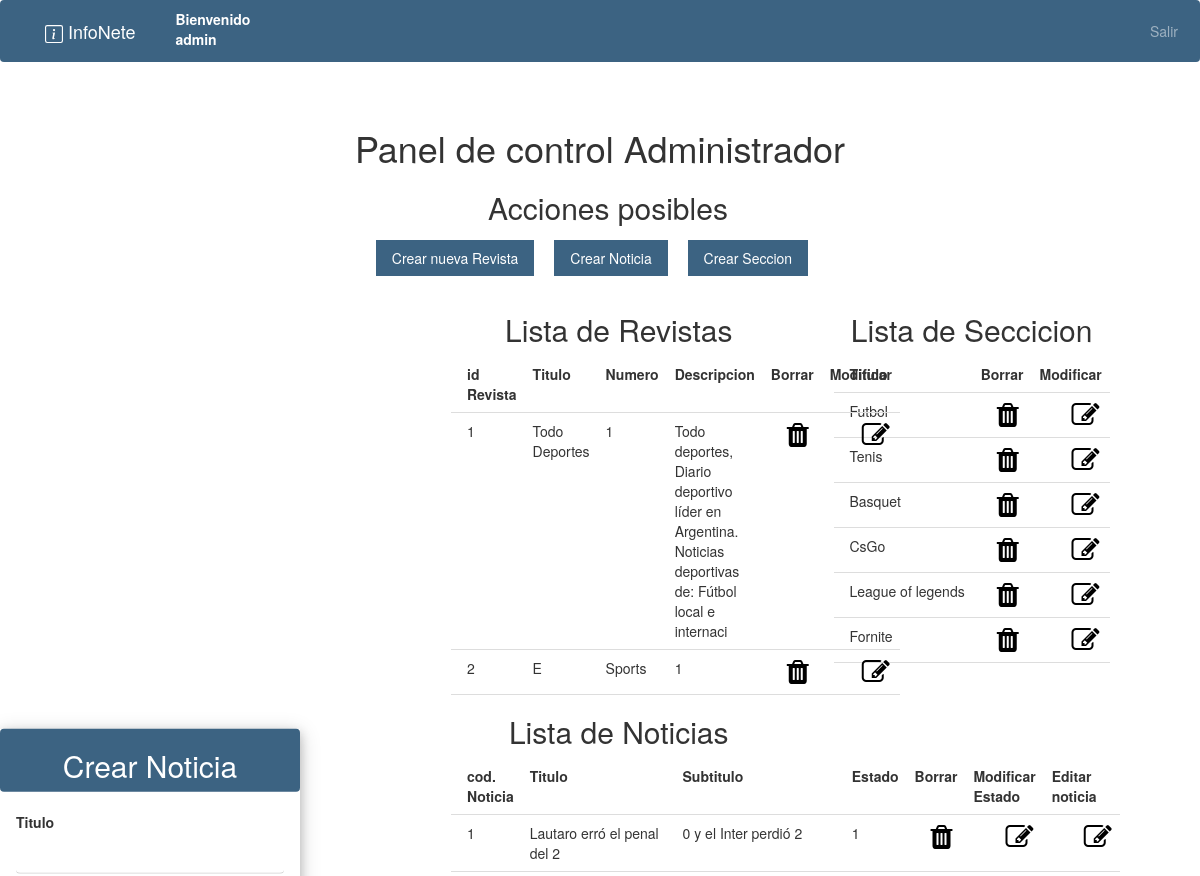
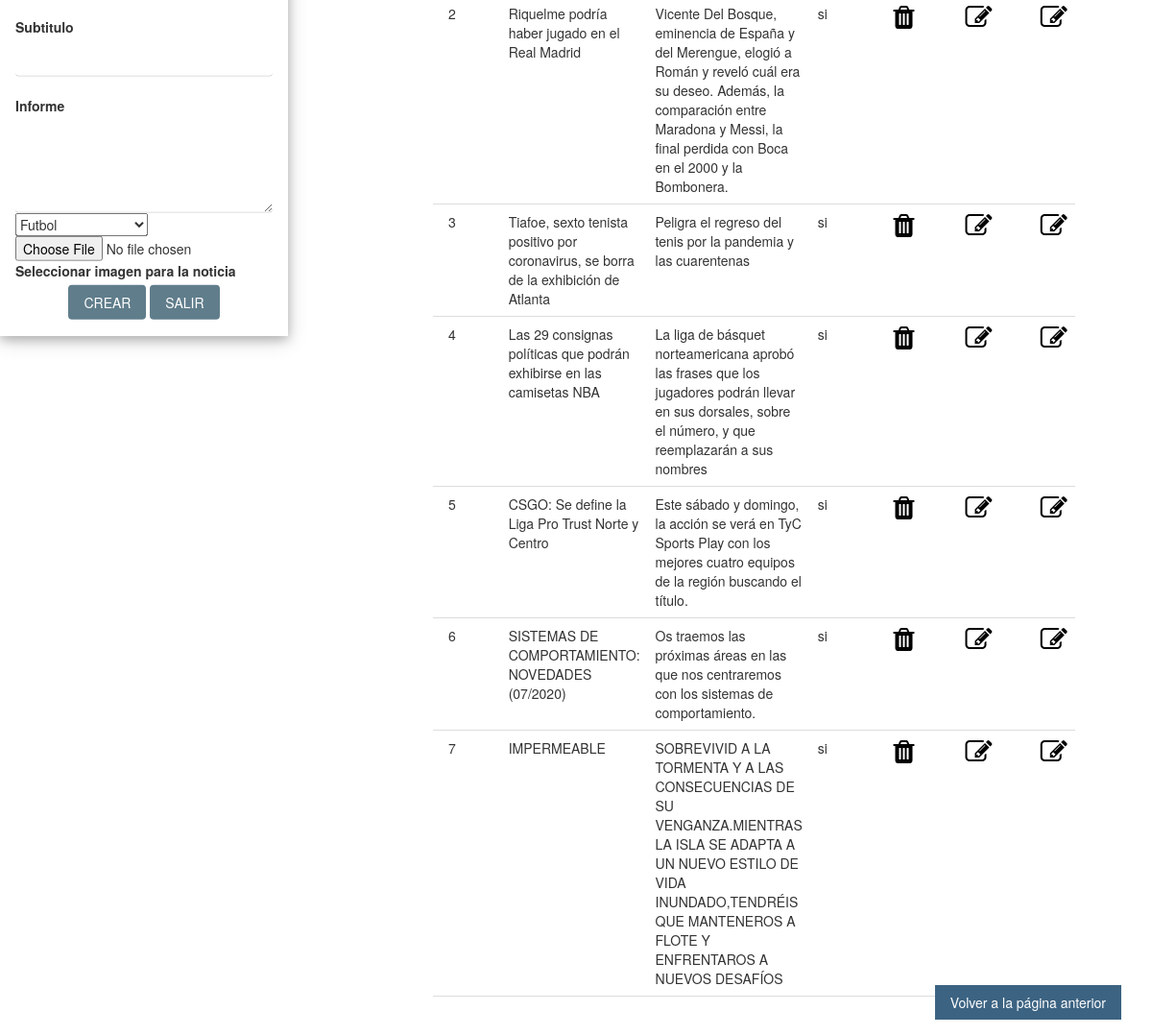
/interno.php?page=crearNoticia (signed in), run on the app's committed database (2 pictures, top to bottom).
### tables this page shows
CREATE TABLE Diario_Revista
(
Id int NOT NULL auto_increment,
Titulo  varchar(50),
Numero int NOT NULL,
Descripcion varchar(100),
imagen_revista varchar(200),
CONSTRAINT PK_Revista PRIMARY KEY (Id)
);

CREATE TABLE Noticia
(
Cod_noticia int NOT NULL auto_increment,
Titulo varchar(200) NOT NULL, 
Subtitulo varchar(500) NOT NULL,  
informe_noticia varchar(10000) NOT NULL,									 									
imagen_noticia varchar(200),									
Cod_seccion int NOT NULL,
Cod_contenidista int NOT NULL,
EstadoAutorizado varchar(2),
CONSTRAINT PK_Noticia PRIMARY KEY (Cod_noticia),
CONSTRAINT FK_Seccion_Noticia FOREIGN KEY (Cod_seccion) REFERENCES Seccion (Cod_seccion),
CONSTRAINT FK_Noticia_Usuario FOREIGN KEY (Cod_contenidista) REFERENCES Usuario (Id_usuario)  
);

CREATE TABLE Seccion     
(
Cod_seccion int NOT NULL auto_increment,
Descripcion varchar(50),
Cod_revista int NOT NULL,
CONSTRAINT PK_Descripcion PRIMARY KEY (Cod_seccion),
CONSTRAINT FK_Seccion_Revista FOREIGN KEY (Cod_revista) REFERENCES Diario_Revista(Id) 
);

### controller/RevistaController.php (called while the page is built, shortened)
<?php
class RevistaController
{
    private $modelo;
    public function __construct()
    {
        include_once("model/RevistaModel.php");
        $this->modelo = new RevistaModel();
    }
    public function execute()
    {
        $resultadosNoticia=$this->modelo->executeBuscarNoticias();
        $resultadosRevista=$this->modelo->executeBuscarRevistas();
        $resultadosSeccion=$this->modelo->executeBuscarSeccion();
        include_once("view/revista/panelControlRevista.php");
    }
}

### helper/Database.php (called while the page is built, shortened)
<?php
class Database
{
    private $conexion;
    public function __construct()
    {
        $configuracion = parse_ini_file("config/config.ini");
        $servername = $configuracion["servername"];
        $username = $configuracion["username"];
        $dbname = $configuracion["dbname"];
        $password = $configuracion["password"];
        $conn = new mysqli($servername, $username, $password);
        $conn->select_db($dbname);
        $this->conexion = $conn;
    }
    public function queryBuscarNoticias()
    {
        $resultados = array();
        $stmt = $this->conexion->prepare("SELECT * FROM Noticia ");
        $stmt->execute();
        $result = $stmt->get_result();
        if ($result->num_rows === 0) {
            $_SESSION["sinNoticias"] = "0";
        } else {
            $i = 1;
            while ($row = $result->fetch_assoc()) {
                $codNoticia = $row['Cod_noticia'];
                $titulo = $row['Titulo'];
                $subTitulo = $row['Subtitulo'];
                $estadoAutorizado = $row['EstadoAutorizado'];
                $imagen=$row ["imagen_noticia"];
                $resultados[$i] = $codNoticia . "-" . $titulo . "-" . $subTitulo . "-" . $estadoAutorizado . "-".$imagen;
                $i++;
            }
            return $resultados;
        }
    }
    public function queryBuscarRevistas()
    {
        $resultados = array();
        $stmt2 = $this->conexion->prepare("SELECT * FROM Diario_Revista");
        $stmt2->execute();
        $result = $stmt2->get_result();
        if ($result->num_rows === 0) {
            $_SESSION["sinDatos"] = "0";
        } else {
            $i = 1;
            while ($row = $result->fetch_assoc()) {
                $id = $row['Id'];
                $titulo = $row['Titulo'];
                $numero = $row['Numero'];
                $descripcion = $row['Descripcion'];
                $imagen = $row['imagen_revista'];
                $resultados[$i] = $id . "-" . $titulo . "-" . $numero . "-" . $descripcion . "-".$imagen;
                $i++;
            }
            return $resultados;
        }
    }
    public function queryBuscarSeccion()
    {
        $resultados=array();
        $stmt = $this->conexion->prepare("SELECT * FROM Seccion ");
        $stmt->execute();
        $result = $stmt->get_result();
        if ($result->num_rows === 0) {
            $_SESSION["sinSeccion"] = "0";
        } else {
            $i = 1;
            while ($row = $result->fetch_assoc()) {
                $codSeccion = $row['Cod_seccion'];
                $descripcion = $row['Descripcion'];
                $resultados[$i] = $codSeccion . "-" . $descripcion;
                $i++;
            }
            return $resultados;
        }
    }
}

### model/RevistaModel.php (called while the page is built, shortened)
<?php
include_once("helper/Database.php");
class RevistaModel
{
    private $conexion;
    public function __construct()
    {
        $this->conexion = new Database();
    }
    public function executeBuscarRevistas()
    {
        return $this->conexion->queryBuscarRevistas();
    }
    public function executeBuscarNoticias()
    {
       return $this->conexion->queryBuscarNoticias();
    }
    public function executeBuscarSeccion()
    {
         return $this->conexion->queryBuscarSeccion();
    }
}

### view/revista/panelControlRevista.php (the view, shortened to what this page needs)
<?php
if (isset($_SESSION["usuarioOK"])) {
    $usuario = $_SESSION["usuarioOK"];
    $pos = explode("-", $usuario);
    ?>
    <html>
    <link rel="stylesheet" href="https://maxcdn.bootstrapcdn.com/bootstrap/3.3.6/css/bootstrap.min.css">
    <link rel="stylesheet" href="https://stackpath.bootstrapcdn.com/font-awesome/4.7.0/css/font-awesome.min.css">
    <body>
    <div class="w3-container w3-center">
        <h1 class="">Panel de control Administrador</h1>
        <h2 class="w3-margin-left w3-margin-bottom" style="margin-top: 2%">Acciones posibles</h2>
        <div class="w3-container w3-margin-top w3-margin-bottom">
            <a href="interno.php?page=crearRevista" class="w3-button bg-primary w3-hover-black w3-margin-right"
               style="text-decoration: none">Crear nueva Revista</a>
            <a href="interno.php?page=crearNoticia" class="w3-button bg-primary w3-hover-black w3-margin-right"
               style="text-decoration: none">Crear Noticia</a>
            <a href="interno.php?page=crearSeccion" class="w3-button bg-primary w3-hover-black w3-margin-right"
               style="text-decoration: none">Crear Seccion</a>
        </div>
    </div>
    <div class="row w3-center" style="margin-left: 35%">
        <div class="col  col-md-6">
            <div class="w3-container">
                <h2>Lista de Revistas</h2>
                <table class="w3-table w3-bordered">
                    <tr class="w3-center">
                        <th>id Revista</th>
                        <th>Titulo</th>
                        <th>Numero</th>
                        <th>Descripcion</th>
                        <th>Borrar</th>
                        <th>Modificar</th>
                    </tr>
            </div>
            <?php
            if (isset($resultadosRevista)) {
                $tam = sizeof($resultadosRevista);
                for ($i = 1; $i <= $tam; $i++) {
                    $posi = explode("-", $resultadosRevista[$i]);
                    echo "<div>";
                    echo "<td>$posi[0]</td>";
                    echo "<td>$posi[1]</td>";
                    echo "<td>$posi[2]</td>";
                    echo "<td>$posi[3]</td>";
                    echo "<td>";
                    echo "<div class='w3-margin-left'><a href='interno.php?page=borrarRevista&idRevista=$posi[0]'style='color: black'><i class=\"fa fa-trash fa-2x\" aria-hidden=\"true\"></i></a></div>";
                    echo "</td>";
                    echo "<td>";
                    echo "<div class='w3-margin-left'><div class='w3-margin-left'><a href='interno.php?page=redirectRevista&cod_revista=$posi[0]' style='color: black'>
                              <i class=\"fa fa-pencil-square-o fa-2x\" aria-hidden=\"true\" href='#'></i></a></div></div>";
                    echo "</td>";
                }
            }
            ?>
        </div>
        <div class="w3-container">
            <h2>Lista de Noticias</h2>
            <table class="w3-table w3-bordered">
                <tr>
                    <th>cod. Noticia</th>
                    <th>Titulo</th>
                    <th>Subtitulo</th>
                    <th>Estado</th>
                    <th>Borrar</th>
                    <th>Modificar Estado</th>
                    <th>Editar noticia</th>
                </tr>
                <?php
                if (isset($resultadosNoticia)) {
                    $tam = sizeof($resultadosNoticia);
                    for ($i = 1; $i <= $tam; $i++) {
                        $posN = explode("-", $resultadosNoticia[$i]);
                        echo "<tr>";
                        echo "<td>$posN[0]</td>";
                        echo "<td>$posN[1]</td>";
                        echo "<td>$posN[2]</td>";
                        echo "<td>$posN[3]</td>";
                        if ($pos[2] == 1) {
                            echo "<td>";
                            echo "<div class='w3-margin-left'><a href='interno.php?page=borrarNoticia&idNoticia=$posN[0]' style='color: black'><i class=\"fa fa-trash fa-2x\" aria-hidden=\"true\"></i></a></div>";
                            echo "</td>";
                            echo "<td>";
                            echo "<div class='w3-margin-left'><div class='w3-margin-left'><a href='interno.php?page=cambiarEstadoNoticia&idNoticia=$posN[0]' style='color: black'>
                              <i class=\"fa fa-pencil-square-o fa-2x\" aria-hidden=\"true\" href='#'></i></a></div></div>";
                            echo "</td>";
                            echo "<td>";
                            echo "<div class='w3-margin-left'><div class='w3-margin-left'><a href='interno.php?page=redirect&cod_noticia=$posN[0]' style='color: black'>
                              <i class=\"fa fa-pencil-square-o fa-2x\" aria-hidden=\"true\" href='#'></i></a></div></div>";
                            echo "</td>";
                        }
                        echo "</tr>";
                    }
                }
                ?>
            </table>
        </div>
    </div>
    <div class="w3-container">
        <h2>Lista de Seccicion</h2>
        <table class="w3-table w3-bordered">
            <tr>
                <th>Titulo</th>
                <th>Borrar</th>
                <th>Modificar</th>
            </tr>
            <?php
            if (isset($resultadosSeccion)) {
                $tam = sizeof($resultadosSeccion);
                for ($i = 1; $i <= $tam; $i++) {
                    $posS = explode("-",$resultadosSeccion[$i]);
                    echo "<tr>";
                    echo "<td>$posS[1]</td>";
                    if ($pos[2] == 1) {
                        echo "<td>";
                        echo "<div class='w3-margin-left'><a href='interno.php?page=borrarSeccion&idSeccion=$posS[0]' style='color: black'><i class=\"fa fa-trash fa-2x\" aria-hidden=\"true\"></i></a></div>";
                        echo "</td>";
                        echo "<td>";
                        echo "<div class='w3-margin-left'><div class='w3-margin-left'><a href='interno.php?page=redirectSeccion&idSeccion=$posS[0]' style='color: black'>
                              <i class=\"fa fa-pencil-square-o fa-2x\" aria-hidden=\"true\" href='#'></i></a></div></div>";
                        echo "</td>";
                    }
                    echo "</tr>";
                }
            }
            ?>
        </table>
    </div>
    </div>
    <div class="w3-display-bottomright w3-margin-bottom w3-margin-right">
        <a href="interno.php?page=panelControl" class="w3-button bg-primary w3-hover-black w3-margin-right"
           style="text-decoration: none">Volver a la página anterior</a></div>
    <?php
    if (isset($_SESSION["crearNoticia"])) {
        ?>
        <br>
        <br>
        <div class="w3-card-4 w3-display-left " id="ocultar" style="width:25%;">
            <div class="w3-container bg-primary w3-round">
                <h2 class="w3-center">Crear Noticia</h2>
            </div>
            <br>
            <form class="w3-container" name="registrarNoticia" action="interno.php?page=guardarNoticia" method="post"
                  enctype="multipart/form-data">
                <label>Titulo</label>
                <input class="w3-input w3-round" type="text" name="titulo"><br/>
                <label>Subtitulo</label>
                <input class="w3-input w3-round" type="text" name="subtitulo"><br/>
                <label>Informe</label>
                <textarea class="w3-input w3-round" type="text" name="informe" rows="4" cols="50">
                        </textarea>
                <?php
                if (isset($resultadosSeccion)) {
                    $tam = sizeof($resultadosSeccion);
                    echo "<select name='cod_seccion'>";
                    for ($i = 1; $i <= $tam; $i++) {
                        $posS = explode("-", $resultadosSeccion[$i]);
                        echo " <option  value='$posS[0]'>$posS[1]</option>";
                    }
                    echo "</select>";
                }
                ?>
                <br/>
                <input type="file" id="uploadedImage" name="uploadedImage"
                       aria-describedby="inputGroupFileAddon01">
                <label for="inputGroupFile01" id="uploadedImage__label">Seleccionar
                    imagen para la noticia</label>
                <div class="w3-center w3-margin-bottom">
                    <input class="w3-button w3-blue-grey w3-round w3-center" type="submit" name="boton" value="CREAR">
                    <a class="w3-button w3-blue-grey w3-round w3-center" onclick="cerrarForm()">SALIR</a>
                </div>
            </form>
        </div>
        <?php
    }
    ?>
    </body>
    </html>
    <?php
} else {
    header("Location: index.php");
    exit();
}
?>

### view/css/estilos.css (style rules this page uses)
.bg-primary { background-color: #3c6382 !important; }

### view/css/style.css (style rules this page uses)
.bg-primary { background-color: #3c6382 !important; }

### view/css/w3.css (style rules this page uses)
*,*:before,*:after { box-sizing:inherit }
html { -ms-text-size-adjust:100%;-webkit-text-size-adjust:100% }
body { margin:0 }
a { background-color:transparent }
button,input,select,textarea,optgroup { font:inherit;margin:0 }
button,input { overflow:visible }
button,select { text-transform:none }
button,[type=button],[type=reset],[type=submit] { -webkit-appearance:button }
textarea { overflow:auto }
html,body { font-family:Verdana,sans-serif;font-size:15px;line-height:1.5 }
html { overflow-x:hidden }
h1 { font-size:36px }
h2 { font-size:30px }
h1,h2,h3,h4,h5,h6 { font-family:"Segoe UI",Arial,sans-serif;font-weight:400;margin:10px 0 }
a { color:inherit }
.w3-table,.w3-table-all { border-collapse:collapse;border-spacing:0;width:100%;display:table }
.w3-bordered tr,.w3-table-all tr { border-bottom:1px solid #ddd }
.w3-table td,.w3-table th,.w3-table-all td,.w3-table-all th { padding:8px 8px;display:table-cell;text-align:left;vertical-align:top }
.w3-table th:first-child,.w3-table td:first-child,.w3-table-all th:first-child,.w3-table-all td:first-child { padding-left:16px }
.w3-btn,.w3-button { border:none;display:inline-block;padding:8px 16px;vertical-align:middle;overflow:hidden;text-decoration:none;color:inherit;background-color:inherit;text-align:center;cursor:pointer;white-space:nowrap }
.w3-btn,.w3-button { -webkit-touch-callout:none;-webkit-user-select:none;-khtml-user-select:none;-moz-user-select:none;-ms-user-select:none;user-select:none }
.w3-input { padding:8px;display:block;border:none;border-bottom:1px solid #ccc;width:100% }
.w3-container:after,.w3-container:before,.w3-panel:after,.w3-panel:before,.w3-row:after,.w3-row:before,.w3-row-padding:after,.w3-row-padding:before, .w3-cell-row:before,.w3-cell-row:after,.w3-clear:after,.w3-clear:before,.w3-bar:before,.w3-bar:after { content:"";display:table;clear:both }
.w3-display-bottomright { position:absolute;right:0;bottom:0 }
.w3-display-left { position:absolute;top:50%;left:0%;transform:translate(0%,-50%);-ms-transform:translate(-0%,-50%) }
.w3-round,.w3-round-medium { border-radius:4px }
.w3-container,.w3-panel { padding:0.01em 16px }
.w3-card-4,.w3-hover-shadow:hover { box-shadow:0 4px 10px 0 rgba(0,0,0,0.2),0 4px 20px 0 rgba(0,0,0,0.19) }
.w3-center { text-align:center!important }
.w3-margin-top { margin-top:16px!important }
.w3-margin-bottom { margin-bottom:16px!important }
.w3-margin-left { margin-left:16px!important }
.w3-margin-right { margin-right:16px!important }
.w3-blue-grey,.w3-hover-blue-grey:hover,.w3-blue-gray,.w3-hover-blue-gray:hover { color:#fff!important;background-color:#607d8b!important }

### data on the page
diario_revista: Id "1", Titulo "Todo Deportes", Numero "1", Descripcion "Todo deportes, Diario deportivo líder en Argentina. Noticias deportivas de: Fútbol local e internaci"
diario_revista: Id "2", posi "E", posi "Sports", Numero "1"
noticia: Cod_noticia "1", posN "Lautaro erró el penal del 2", posN "0 y el Inter perdió 2", posN "1"
noticia: Cod_noticia "2", Titulo "Riquelme podría haber jugado en el Real Madrid", Subtitulo "Vicente Del Bosque, eminencia de España y del Merengue, elogió a Román y reveló cuál era su deseo. Además, la comparación entre Maradona y Messi, la final perdida con Boca en el 2000 y la Bombonera.", EstadoAutorizado "si"
noticia: Cod_noticia "3", Titulo "Tiafoe, sexto tenista positivo por coronavirus, se borra de la exhibición de Atlanta", Subtitulo "Peligra el regreso del tenis por la pandemia y las cuarentenas", EstadoAutorizado "si"
noticia: Cod_noticia "4", Titulo "Las 29 consignas políticas que podrán exhibirse en las camisetas NBA", Subtitulo "La liga de básquet norteamericana aprobó las frases que los jugadores podrán llevar en sus dorsales, sobre el número, y que reemplazarán a sus nombres", EstadoAutorizado "si"
noticia: Cod_noticia "5", Titulo "CSGO: Se define la Liga Pro Trust Norte y Centro", Subtitulo "Este sábado y domingo, la acción se verá en TyC Sports Play con los mejores cuatro equipos de la región buscando el título.", EstadoAutorizado "si"
noticia: Cod_noticia "6", Titulo "SISTEMAS DE COMPORTAMIENTO: NOVEDADES (07/2020)", Subtitulo "Os traemos las próximas áreas en las que nos centraremos con los sistemas de comportamiento.", EstadoAutorizado "si"
noticia: Cod_noticia "7", Titulo "IMPERMEABLE", Subtitulo "SOBREVIVID A LA TORMENTA Y A LAS CONSECUENCIAS DE SU VENGANZA.MIENTRAS LA ISLA SE ADAPTA A UN NUEVO ESTILO DE VIDA INUNDADO,TENDRÉIS QUE MANTENEROS A FLOTE Y ENFRENTAROS A NUEVOS DESAFÍOS", EstadoAutorizado "si"
seccion: Descripcion "Futbol"
seccion: Descripcion "Tenis"
seccion: Descripcion "Basquet"
seccion: Descripcion "CsGo"
seccion: Descripcion "League of legends"
seccion: Descripcion "Fornite"

### other printed values
$pos[1] "admin"
form field cod_seccion "Futbol"
